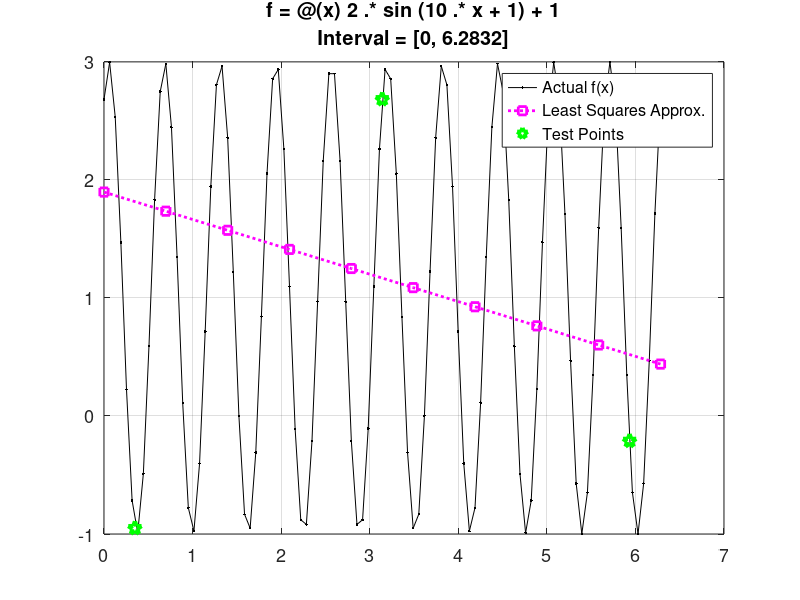

Here is the MATLAB script that generated this plot:
%%  m410_leastSquares.m
%   Thad Haines         m410
%   Program Purpose:    Matlab linear least squares calculation, and plot

%
%   History:
%   03/13/19    12:46   init
%   03/13/19    13:31   finish

%% init
clear; format compact; clc; close all;
%% Knowns
% Change these according to your function and desired interval
f = @(x) 2.*sin(10.*x+1)+1;

x0 = 0;
x9 = (pi/5)*10;

%% Process- Nothing below here should have to be changed
x = linspace(x0,x9,10)'; % Create 10 equally spaced values on interval
x_hres = linspace(x0,x9,100); % create higher res interval for plotting

y = f(x); % find y values for each x value

Z = [ones(size(x,1),1) x ]; % Creation of Z according to class procedure

coef = (Z'*Z)\(Z'*y); % MATLAB solving for coefficients
b = coef(1);
m = coef(2);
g = @(x) m.*x+b; % estimated line of best fit from least squares method

%% Calculation of test point errors
% point 1 (note MATLAB doesn't do indexing from zero as HW would suggest)
tP1 = (x(1)+x(2))/2;
actualP1 = f(tP1);
estP1 = g(tP1);
exactErrP1 = abs(actualP1-estP1);

% point 2
tP2 = (x(5)+x(6))/2;
actualP2 = f(tP2);
estP2 = g(tP2);
exactErrP2 = abs(actualP2-estP2);

% point 3
tP3 = (x(9)+x(10))/2;
actualP3 = f(tP3);
estP3 = g(tP3);
exactErrP3 = abs(actualP3-estP3);

%% Terminal output to match HW 
fprintf('x0 \t\t\tx9 \t\t\tF(pt1)\t\tpt1Err \t\tF(pt2)\t\tpt2Err \t\tF(pt3)\t\tpt3Err\n')
fprintf('%.2e\t%.2e\t%.2e\t%.2e\t%.2e\t%.2e\t%.2e\t%.2e\n',...
    x0,x9,actualP1,exactErrP1,actualP2,exactErrP2,actualP3,exactErrP3)

%% Plot of known and estimated functions
figure
plot(x_hres,f(x_hres),'k.-') % plot of high resolution function on interval
hold on
plot(x,g(x),'ms:','linewidth',2) % plot of estimated line
grid on
plot(tP1,f(tP1),'gp','markersize',10,'linewidth',3) % test points
plot(tP2,f(tP2),'gp','markersize',10,'linewidth',3)
plot(tP3,f(tP3),'gp','markersize',10,'linewidth',3)
legend({'Actual f(x)','Least Squares Approx.','Test Points'},'location','best')
title({['f = ',func2str(f)];...
    ['Interval = [', num2str(x0),', ',num2str(x9),']']}) %fancy auto-title
set(gca,'FontSize',13)
%set(gcf,'Position',[2034 372 560 420])